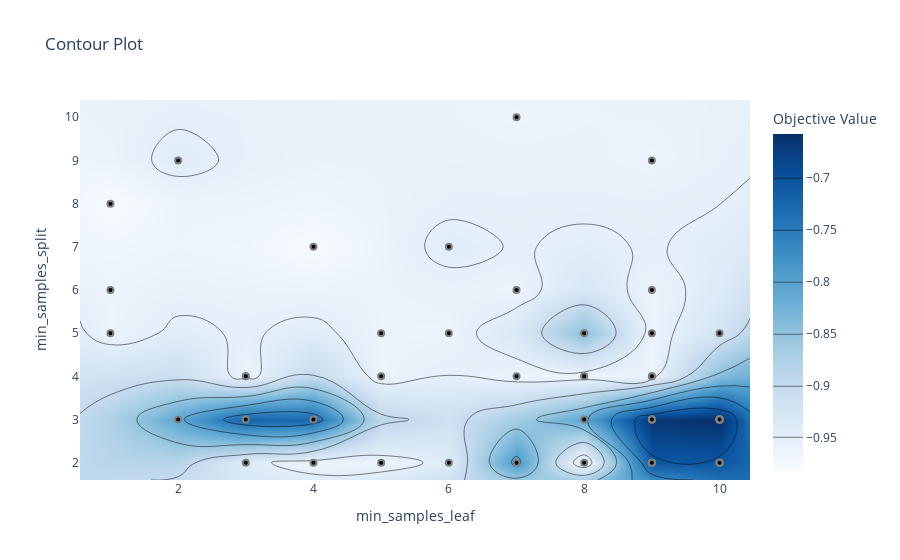

Notebook source saved alongside this figure:
### Code cell
# Visualize contour plot
vis.plot_contour(study, params=["min_samples_split", "min_samples_leaf"])

### Figure 1 — Plotly figure (JSON) as saved in the notebook; plotly's stock layout.template omitted (floating-point values rounded to 4 significant figures; data arrays with more than 128 entries replaced by an {"elided": "..."} marker saying what was removed)
{"data": [{"colorbar": {"title": {"text": "Objective Value"}}, "colorscale": [[0, "rgb(247,251,255)"], [0.125, "rgb(222,235,247)"], [0.25, "rgb(198,219,239)"], [0.375, "rgb(158,202,225)"], [0.5, "rgb(107,174,214)"], [0.625, "rgb(66,146,198)"], [0.75, "rgb(33,113,181)"], [0.875, "rgb(8,81,156)"], [1, "rgb(8,48,107)"]], "connectgaps": true, "contours": {"coloring": "heatmap"}, "hoverinfo": "none", "line": {"smoothing": 1.3}, "reversescale": false, "type": "contour", "x": [0.55, 1, 2, 3, 4, 5, 6, 7, 8, 9, 10, 10.45], "y": [1.6, 2, 3, 4, 5, 6, 7, 8, 9, 10, 10.4], "z": {"elided": "11x12 float values"}}, {"marker": {"color": "black", "line": {"color": "Gray", "width": 2}}, "mode": "markers", "name": "Feasible Trial", "showlegend": false, "type": "scatter", "x": [9, 9, 10, 1, 9, 6, 5, 1, 5, 1, 7, 10, 10, 7, 10, 3, 3, 3, 4, 3, 7, 8, 10, 8, 2, 8, 4, 6, 9, 8, 9, 10, 9, 9, 10, 10, 9, 10, 2, 6, 8, 10, 9, 9, 9, 9, 10, 7, 4, 5], "y": [3, 9, 5, 8, 6, 5, 2, 5, 5, 6, 10, 2, 3, 2, 3, 3, 4, 2, 7, 4, 4, 3, 3, 2, 3, 4, 2, 7, 3, 4, 2, 3, 3, 4, 3, 2, 5, 3, 9, 2, 5, 3, 4, 2, 2, 2, 2, 6, 3, 4]}, {"marker": {"color": "#cccccc", "line": {"color": "Gray", "width": 2}}, "mode": "markers", "name": "Infeasible Trial", "showlegend": false, "type": "scatter", "x": [], "y": []}], "layout": {"title": {"text": "Contour Plot"}, "xaxis": {"range": [0.55, 10.45], "title": {"text": "min_samples_leaf"}}, "yaxis": {"range": [1.6, 10.4], "title": {"text": "min_samples_split"}}}}
